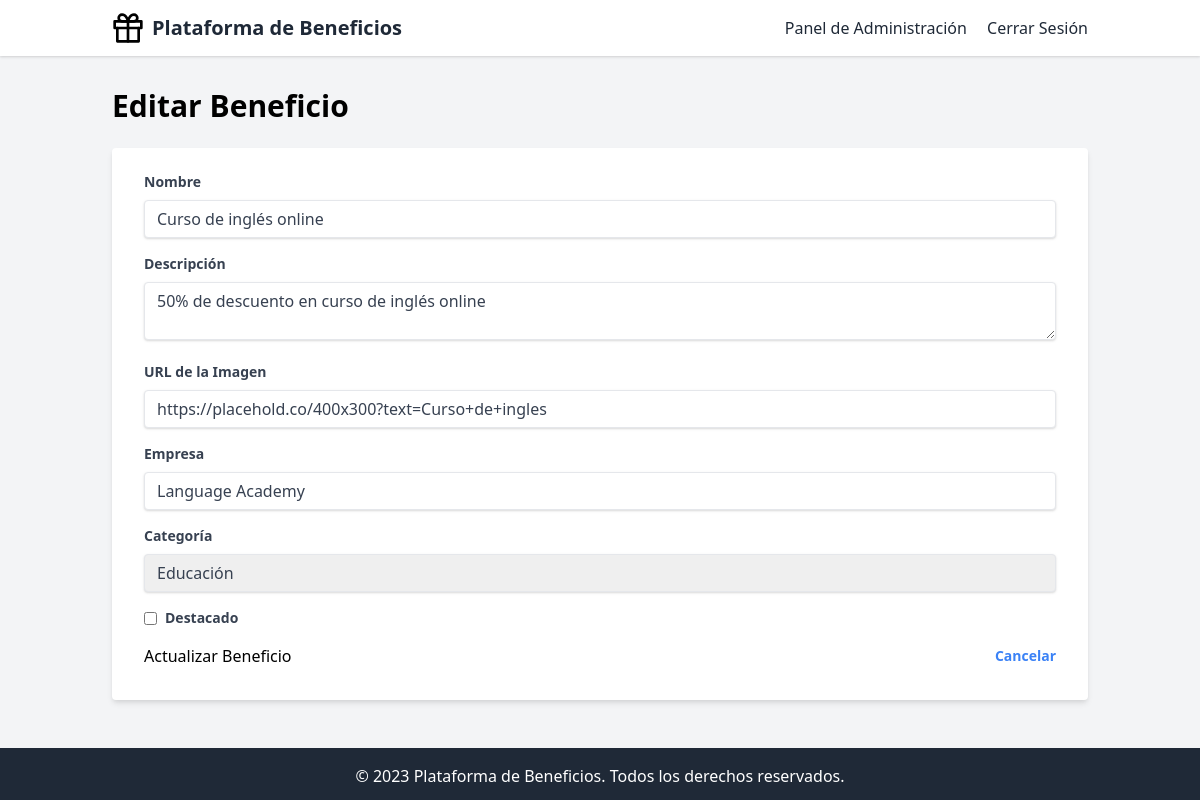
The app's page /admin/benefit/1/edit (signed in), older data.
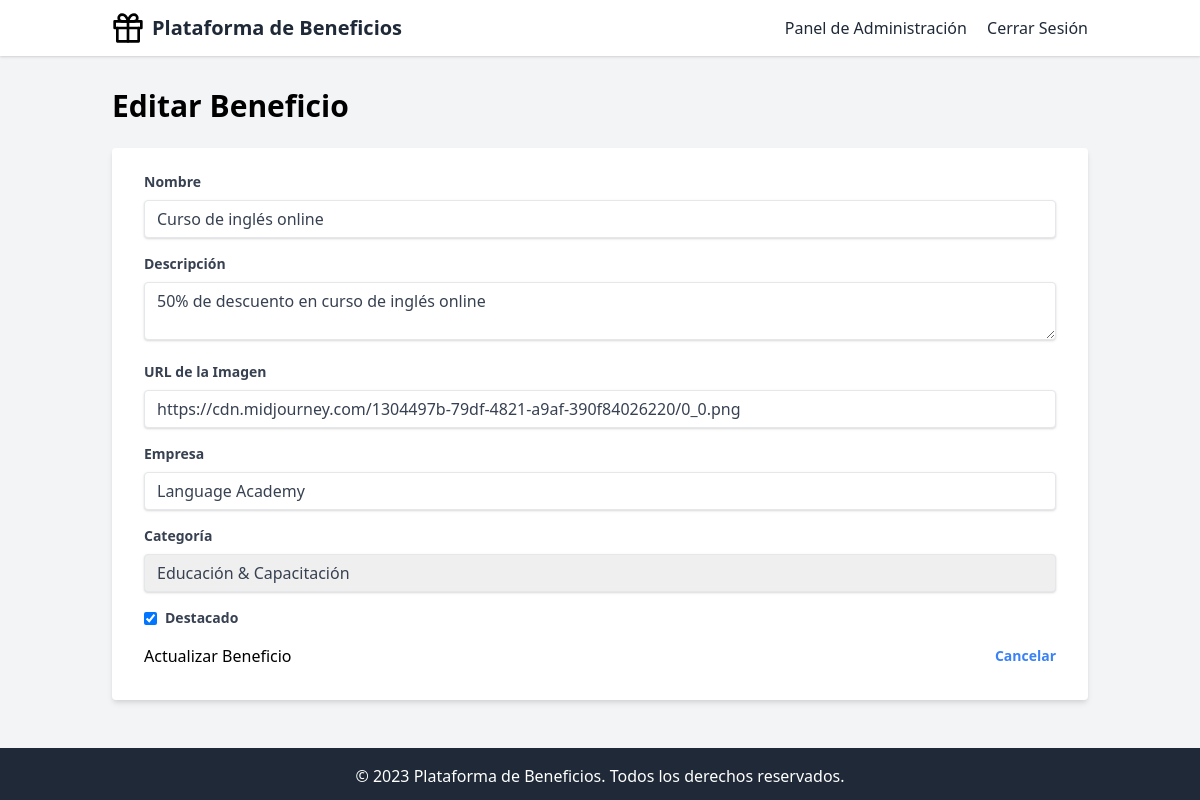
The same page, newer data.
### app/models.py (models this page shows)
class Benefit(db.Model):
    id = db.Column(db.Integer, primary_key=True)
    name = db.Column(db.String(128), index=True)
    description = db.Column(db.Text)
    image_url = db.Column(db.String(256))
    company = db.Column(db.String(128))
    category_id = db.Column(db.Integer, db.ForeignKey('category.id'))
    redemptions = db.relationship('Redemption', backref='benefit', lazy='dynamic')
    featured = db.Column(db.Boolean, default=False)

class Category(db.Model):
    id = db.Column(db.Integer, primary_key=True)
    name = db.Column(db.String(64), index=True, unique=True)
    image_url = db.Column(db.String(256))
    benefits = db.relationship('Benefit', backref='category', lazy='dynamic')

### app/admin/routes.py (the view, shortened to what this page needs)
@bp.route('/benefit/<int:id>/edit', methods=['GET', 'POST'])
@login_required
def edit_benefit(id):
    benefit = Benefit.query.get_or_404(id)
    categories = Category.query.all()
    return render_template('admin/benefit_form.html', benefit=benefit, categories=categories)

### app/models.py (called while the page is built)
@login_manager.user_loader
def load_user(id):
    return User.query.get(int(id))

### templates/admin/benefit_form.html
{% extends "base.html" %}
{% block content %}
<h1 class="text-3xl font-bold mb-6">{% if benefit %}Editar Beneficio{% else %}Agregar Nuevo Beneficio{% endif %}</h1>
<form method="POST" class="bg-white shadow-md rounded px-8 pt-6 pb-8 mb-4">
    <div class="mb-4">
        <label class="block text-gray-700 text-sm font-bold mb-2" for="name">
            Nombre
        </label>
        <input class="shadow appearance-none border rounded w-full py-2 px-3 text-gray-700 leading-tight focus:outline-none focus:shadow-outline" id="name" name="name" type="text" placeholder="Nombre del beneficio" value="{{ benefit.name if benefit else '' }}" required>
    </div>
    <div class="mb-4">
        <label class="block text-gray-700 text-sm font-bold mb-2" for="description">
            Descripción
        </label>
        <textarea class="shadow appearance-none border rounded w-full py-2 px-3 text-gray-700 leading-tight focus:outline-none focus:shadow-outline" id="description" name="description" placeholder="Descripción del beneficio" required>{{ benefit.description if benefit else '' }}</textarea>
    </div>
    <div class="mb-4">
        <label class="block text-gray-700 text-sm font-bold mb-2" for="image_url">
            URL de la Imagen
        </label>
        <input class="shadow appearance-none border rounded w-full py-2 px-3 text-gray-700 leading-tight focus:outline-none focus:shadow-outline" id="image_url" name="image_url" type="url" placeholder="https://ejemplo.com/imagen.jpg" value="{{ benefit.image_url if benefit else '' }}" required>
    </div>
    <div class="mb-4">
        <label class="block text-gray-700 text-sm font-bold mb-2" for="company">
            Empresa
        </label>
        <input class="shadow appearance-none border rounded w-full py-2 px-3 text-gray-700 leading-tight focus:outline-none focus:shadow-outline" id="company" name="company" type="text" placeholder="Nombre de la empresa" value="{{ benefit.company if benefit else '' }}" required>
    </div>
    <div class="mb-4">
        <label class="block text-gray-700 text-sm font-bold mb-2" for="category_id">
            Categoría
        </label>
        <select class="shadow appearance-none border rounded w-full py-2 px-3 text-gray-700 leading-tight focus:outline-none focus:shadow-outline" id="category_id" name="category_id" required>
            {% for category in categories %}
                <option value="{{ category.id }}" {% if benefit and benefit.category_id == category.id %}selected{% endif %}>{{ category.name }}</option>
            {% endfor %}
        </select>
    </div>
    <div class="mb-4">
        <label class="flex items-center">
            <input type="checkbox" class="form-checkbox" name="featured" {% if benefit and benefit.featured %}checked{% endif %}>
            <span class="ml-2 text-gray-700 text-sm font-bold">Destacado</span>
        </label>
    </div>
    <div class="flex items-center justify-between">
        <button class="btn-primary" type="submit">
            {% if benefit %}Actualizar{% else %}Agregar{% endif %} Beneficio
        </button>
        <a href="{{ url_for('admin.dashboard') }}" class="inline-block align-baseline font-bold text-sm text-blue-500 hover:text-blue-800">
            Cancelar
        </a>
    </div>
</form>
{% endblock %}

Row changes from the older to the newer data that the page shows:
changed Benefit "Curso de inglés online": image_url "https://placehold.co/400x300?text=Curso+de+ingles" → "https://cdn.midjourney.com/1304497b-79df-4821-a9af-390f84026220/0_0.png"; category_id "Educación" → "Educación & Capacitación"; featured "☐" → "☑"
